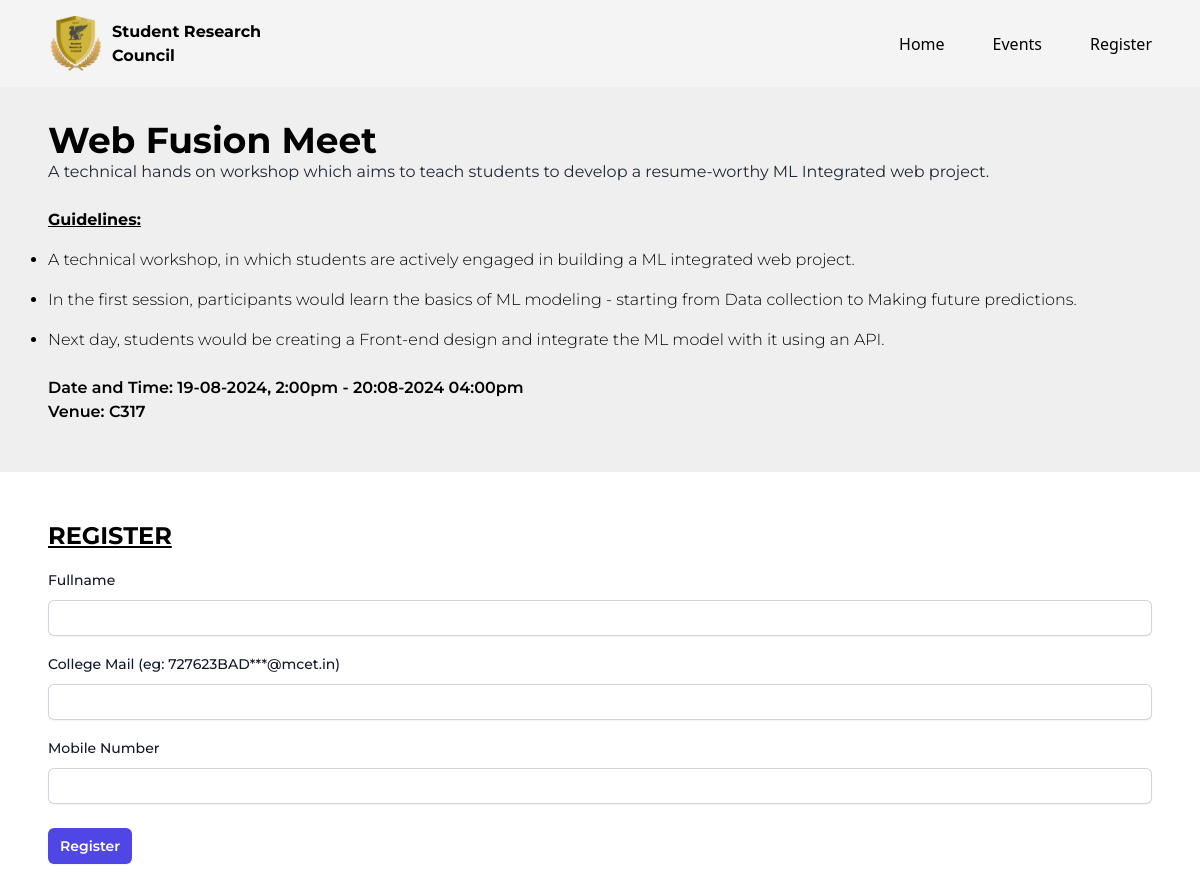
Page /webfusionmeet/ on the committed database.
### core/models.py (models this page shows, shortened)
class Event(models.Model):
    name = models.CharField(max_length=50)
    shortdescription = models.TextField(null=True)
    description = models.TextField()
    date = models.DateField()
    timing = models.CharField(max_length=50)
    imagepath = models.CharField(max_length=75)
    venue = models.CharField(max_length=50)
    limit = models.PositiveIntegerField()
    closed = models.BooleanField(default=False)

### core/views.py (the view, shortened to what this page needs)
# urls.py: path('webfusionmeet/', ctv.wf),
def wf(request):
    model = Event.objects.get(name="Web Fusion Meet")
    if not model.closed:
        return render(request, "applications/webfusionmeet.html", {"data": model})
    else:
        return redirect('/registrationclosed')

### core/views.py (called while the page is built)
@register.filter
@register.filter(name='split')
def split(value, key):
    value.split("key")
    return value.split(key)

### core/templates/applications/webfusionmeet.html (shortened to what this page needs)
{% load static %}
{% load static tailwind_tags %}
<!DOCTYPE html>
<html lang="en">
<head>
    <link href="https://cdn.jsdelivr.net/npm/flowbite@2.5.1/dist/flowbite.min.css" rel="stylesheet" />
    <link href="{% static 'css/main.css' %}" rel="stylesheet"/>
    {% tailwind_css %}
</head>
<body class="">
    {% include 'core/nav2.html' %}
    <div class="w-full min-h-[100vh] font-montserrat">
            <div class="bg-[#efefef] mt-12 p-6 lg:p-12">
                    <p class="font-bold text-4xl text-black mt-6">{{data.name}}</p>
                    <p class="text-gray-800">{{data.shortdescription}}</p>
                    <ul class="mt-6">
                        <p class="font-bold text-black underline">Guidelines:</p>
                        {% for i in data.description|split:"/" %}
                            <li class="font-light text-black mt-4 list-disc">{{i}}</li>
                        {%endfor%}
                    </ul>
                    <p class="font-semibold text-black mt-6">Date and Time: 19-08-2024, 2:00pm - 20:08-2024 04:00pm</p>
                    <p class="font-semibold text-black">Venue: {{data.venue}}</p>
            </div>
            <div class="p-6 lg:p-12">
                <p class="font-bold text-2xl text-black underline">REGISTER</p>
                <form class="bg-white form" method="POST">
                    <div class="space-y-12">
                      <div>
                        <div class="mt-4  gap-x-6 gap-y-8 sm:grid-cols-6">
                                <div class="sm:col-span-3 mt-4">
                                    <label for="title" class="block text-sm font-medium leading-6 text-gray-900">Fullname</label>
                                    <div class="mt-2 min-w-full">
                                      <div class="min-w-full flex rounded-md shadow-sm ring-1 ring-inset ring-gray-300 focus-within:ring-2 focus-within:ring-inset focus-within:ring-indigo-600 sm:max-w-md">
                                        <input required type="text" maxlength="100" name="name" id="title" value="{{title}}" class="min-w-full block border-0 bg-transparent py-1.5 pl-4 text-gray-900 placeholder:text-gray-400 focus:ring-0 sm:text-sm sm:leading-6" >
                                      </div>
                                    </div>
                                </div>
                                <div class="sm:col-span-3 mt-4">
                                    <label for="title" class="block text-sm font-medium leading-6 text-gray-900">College Mail (eg: 727623BAD***@mcet.in)</label>
                                    <div class="mt-2 min-w-full">
                                      <div class="min-w-full flex rounded-md shadow-sm ring-1 ring-inset ring-gray-300 focus-within:ring-2 focus-within:ring-inset focus-within:ring-indigo-600 sm:max-w-md">
                                        <input required type="email" name="mail" id="title" class="email min-w-full block border-0 bg-transparent py-1.5 pl-4 text-gray-900 placeholder:text-gray-400 focus:ring-0 sm:text-sm sm:leading-6" >
                                      </div>
                                    </div>
                                </div>
                                <div class="sm:col-span-3 mt-4">
                                    <label for="title" class="block text-sm font-medium leading-6 text-gray-900">Mobile Number</label>
                                    <div class="mt-2 min-w-full">
                                      <div class="min-w-full flex rounded-md shadow-sm ring-1 ring-inset ring-gray-300 focus-within:ring-2 focus-within:ring-inset focus-within:ring-indigo-600 sm:max-w-md">
                                        <input required type="number" maxlength="100" name="contact" id="title" value="{{title}}" class="min-w-full block border-0 bg-transparent py-1.5 pl-4 text-gray-900 placeholder:text-gray-400 focus:ring-0 sm:text-sm sm:leading-6" >
                                      </div>
                                    </div>
                                </div>
                        </div>
                      </div>
                      </div>
                      <div class="flex mt-6 items-center justify-start gap-x-6 ">
                        <button type="submit" name="submissiontype" value="redirect" class="submitbtn w-full lg:w-auto rounded-md bg-indigo-600 px-3 py-2 text-sm font-semibold text-white shadow-sm hover:bg-indigo-500 focus-visible:outline focus-visible:outline-2 focus-visible:outline-offset-2 focus-visible:outline-indigo-600">Register</button>
                      </div>
                    </div>
            </div>
</body>
</html>

### static/css/main.css (style rules this page uses)
html { scroll-behavior: smooth; }

### rows in the picture
Event: name "Web Fusion Meet", shortdescription "A technical hands on workshop which aims to teach students to develop a resume-worthy ML Integrated web project.", venue "C317"

### other values in the picture
{{ i }} "A technical workshop, in which students are actively engaged in building a ML integrated web project." "In the first session, participants would learn the basics of ML modeling - starting from Data collection to Making future predictions." "Next day, students would be creating a Front-end design and integrate the ML model with it using an API."
